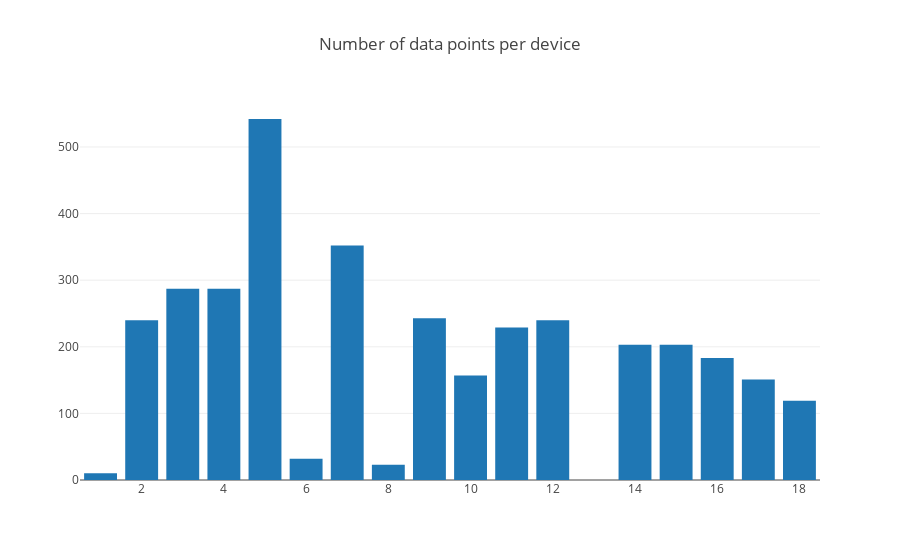

Write notebook code for a chart like this one.
### Markdown cell above
### How may data points per device?

### Code cell
points_by_device=upload_df.groupby(['SK_PI']).size().reset_index(name='counts').sort_values('SK_PI')
data = [go.Bar(
            x=points_by_device["SK_PI"],
            y=points_by_device["counts"],
    )]

layout = go.Layout(
        barmode='stack',
        title="Number of data points per device"
    )

fig = go.Figure(data=data, layout=layout)
#print(points_by_device)
iplot(fig)

### Figure 1 — Plotly figure (JSON) as saved in the notebook; plotly's stock layout.template omitted (floating-point values rounded to 4 significant figures)
{"data": [{"type": "bar", "x": [1, 2, 3, 4, 5, 6, 7, 8, 9, 10, 11, 12, 14, 15, 16, 17, 18], "y": [10, 240, 287, 287, 542, 32, 352, 23, 243, 157, 229, 240, 203, 203, 183, 151, 119]}], "layout": {"barmode": "stack", "title": "Number of data points per device"}}
